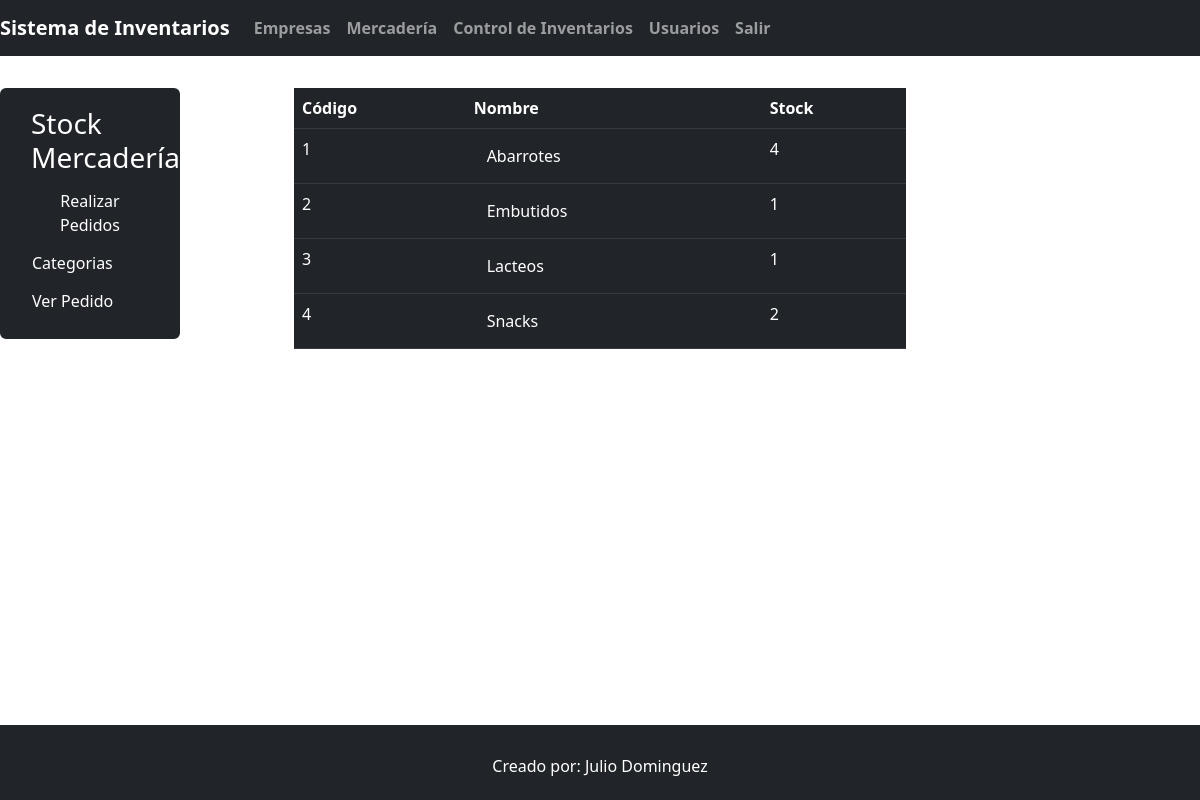
Page /productos/categorias_list (signed in) on the committed database.
### productos/models.py (models this page shows, shortened)
class Categoria(models.Model):
    nombre = models.CharField(max_length=50)

### productos/views.py (the view)
# urls.py: path('categorias_list', login_required(Listado_categorias.as_view()), name='categorias_list'),
class Listado_categorias(ListView):
    model = Categoria
    template_name = 'lista_categorias.html'
    context_object_name = 'categorias'
    def get_queryset(self):
        from django.db.models import Count
        return Categoria.objects.annotate(num_articulos=Count('producto'))
    def get_context_data(self, **kwargs):
        context = super().get_context_data(**kwargs)
        context['categorias'] = self.get_queryset()
        return context

### productos/templates/lista_categorias.html
{% extends 'index_inventario.html' %}
{% block content %}
<div class="row">
    <table class="table table-dark table-hover table-responsive col-md-8 mt-3">
        <thead>
            <tr>
                <th>Código</th>
                <th>Nombre</th>
                <th>Stock</th>
            </tr>
        </thead>
        <tbody>
            {% if categorias %}
                {% for categoria in categorias %}
                    <tr>
                        <td>{{ categoria.id }}</td>
                        <td><a class="btn btn-dark" href="{% url 'productos:productos_por_categoria' categoria.id %}">{{ categoria.nombre }}</a></td>
                        <td>{{ categoria.num_articulos }}</td>
                    </tr>
                {% endfor %}
            {% else %}
                <tr>
                    <td colspan="3">No hay categorías registradas</td>
                </tr>
            {% endif %}
        </tbody>
    </table>
</div>
{% endblock content %}

### rows in the picture
Categoria: id "1", nombre "Abarrotes", num_articulos "4"
Categoria: id "2", nombre "Embutidos", num_articulos "1"
Categoria: id "3", nombre "Lacteos", num_articulos "1"
Categoria: id "4", nombre "Snacks", num_articulos "2"
